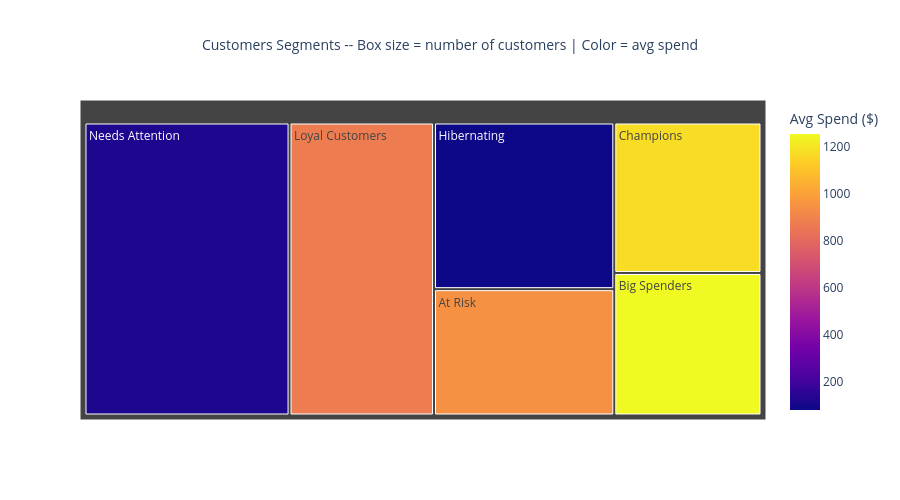

Write notebook code for a chart like this one.
### Code cell
# Visualize the segment
fig = px.treemap(segment_summary,
                 path = ['Segment'],
                 values = 'Customers',
                 color = 'Avg_Spend',
                 color_continuous_scale = 'Plasma',
                 custom_data = ['Revenue_Share_%','Customer_Share_%','Avg_Recency',	'Avg_Frequency'],
                 title = 'Customers Segments -- Box size = number of customers | Color = avg spend')

fig.update_traces(
    hovertemplate=(
        '<b>%{label}</b><br>'
        'Customers      : %{value:,}<br>'
        'Customer Share : %{customdata[1]:.1f}%<br>'
        'Revenue Share  : %{customdata[0]:.1f}%<br>'
        'Avg Spend      : $%{color:,.0f}<br>'
        'Avg Recency    : %{customdata[2]:.0f} days<br>'
        'Avg Frequency  : %{customdata[3]:.1f} purchases<br>'
        '<extra></extra>'
    )
)
fig.update_layout(title_font_size=14, title_x=0.5, height=500,
                  coloraxis_colorbar=dict(title='Avg Spend ($)'))
fig.show()

### Figure 1 — Plotly figure (JSON) as saved in the notebook; plotly's stock layout.template omitted (floating-point values rounded to 4 significant figures)
{"data": [{"branchvalues": "total", "customdata": [["30.6", "21.3", "33.7", "24.0", 872], ["21.8", "10.6", "64.4", "23.3", 1254.0], ["21.6", "11.2", "19.1", "28.8", 1177.0], ["17.9", "11.5", "89.5", "25.2", 945.7], ["6.0", "30.3", "34.7", "15.0", 119.8], ["2.0", "15.1", "79.8", "13.1", 80.8]], "domain": {"x": [0, 1], "y": [0, 1]}, "hovertemplate": "<b>%{label}</b><br>Customers      : %{value:,}<br>Customer Share : %{customdata[1]:.1f}%<br>Revenue Share  : %{customdata[0]:.1f}%<br>Avg Spend      : $%{color:,.0f}<br>Avg Recency    : %{customdata[2]:.0f} days<br>Avg Frequency  : %{customdata[3]:.1f} purchases<br><extra></extra>", "ids": ["Loyal Customers", "Big Spenders", "Champions", "At Risk", "Needs Attention", "Hibernating"], "labels": ["Loyal Customers", "Big Spenders", "Champions", "At Risk", "Needs Attention", "Hibernating"], "marker": {"coloraxis": "coloraxis", "colors": [872.0, 1254.0, 1177.0, 945.7, 119.8, 80.8]}, "name": "", "parents": ["", "", "", "", "", ""], "type": "treemap", "values": [472.0, 234.0, 247.0, 254.0, 670.0, 335.0]}], "layout": {"coloraxis": {"colorbar": {"title": {"text": "Avg Spend ($)"}}, "colorscale": [[0, "#0d0887"], [0.1111, "#46039f"], [0.2222, "#7201a8"], [0.3333, "#9c179e"], [0.4444, "#bd3786"], [0.5556, "#d8576b"], [0.6667, "#ed7953"], [0.7778, "#fb9f3a"], [0.8889, "#fdca26"], [1, "#f0f921"]]}, "height": 500, "legend": {"tracegroupgap": 0}, "title": {"font": {"size": 14}, "text": "Customers Segments -- Box size = number of customers | Color = avg spend", "x": 0.5}}}
